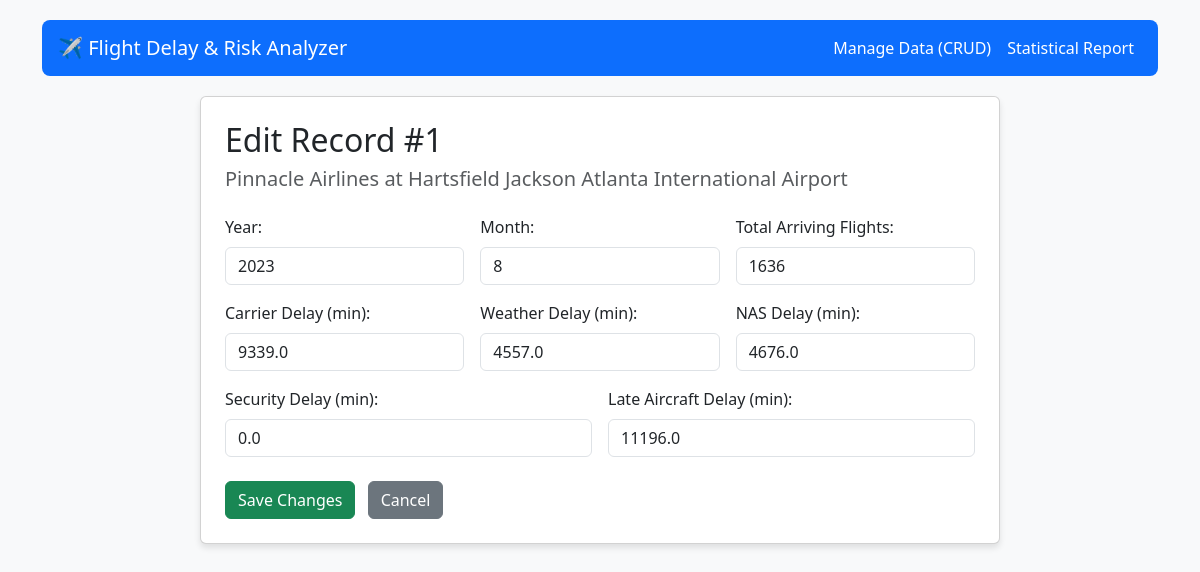
Screenshot of /edit/1 with the database file from the repository.
### app.py (models this page shows)
class DelayRecord(db.Model):
    id = db.Column(db.Integer, primary_key=True)
    airline_id = db.Column(db.Integer, db.ForeignKey('airline.id'), nullable=False, index=True)
    airport_id = db.Column(db.Integer, db.ForeignKey('airport.id'), nullable=False, index=True)
    year = db.Column(db.Integer, nullable=False, index=True)
    month = db.Column(db.Integer, nullable=False)
    arr_flights = db.Column(db.Integer, default=0)
    arr_del15 = db.Column(db.Integer, default=0)
    carrier_delay = db.Column(db.Float, default=0.0)
    weather_delay = db.Column(db.Float, default=0.0)
    nas_delay = db.Column(db.Float, default=0.0)
    security_delay = db.Column(db.Float, default=0.0)
    late_aircraft_delay = db.Column(db.Float, default=0.0)

class Airline(db.Model):
    id = db.Column(db.Integer, primary_key=True)
    iata_code = db.Column(db.String(3), unique=True, nullable=False)
    name = db.Column(db.String(100), nullable=False)
    delays = db.relationship('DelayRecord', backref='airline', lazy=True)

class Airport(db.Model):
    id = db.Column(db.Integer, primary_key=True)
    iata_code = db.Column(db.String(3), unique=True, nullable=False)
    name = db.Column(db.String(100), nullable=False)
    city = db.Column(db.String(100), nullable=True)
    delays = db.relationship('DelayRecord', backref='airport', lazy=True)

### app.py (the view, shortened to what this page needs)
@app.route('/edit/<int:id>', methods=['GET', 'POST'])
def edit_record(id):
    record = DelayRecord.query.get_or_404(id)
    return render_template('edit.html', record=record)

### templates/edit.html
{% extends 'base.html' %}
{% block content %}
<div class="card p-4 mx-auto" style="max-width: 800px;">
    <h2>Edit Record #{{ record.id }}</h2>
    <h5 class="text-muted mb-4">{{ record.airline.name }} at {{ record.airport.name }}</h5>
    <form method="POST" action="/edit/{{ record.id }}" class="row g-3">
        <div class="col-md-4"><label class="form-label">Year:</label><input type="number" class="form-control" name="year" value="{{ record.year }}" required></div>
        <div class="col-md-4"><label class="form-label">Month:</label><input type="number" class="form-control" name="month" value="{{ record.month }}" required></div>
        <div class="col-md-4"><label class="form-label">Total Arriving Flights:</label><input type="number" step="any" class="form-control" name="arr_flights" value="{{ record.arr_flights }}" required></div>
        <div class="col-md-4"><label class="form-label">Carrier Delay (min):</label><input type="number" step="any" class="form-control" name="carrier_delay" value="{{ record.carrier_delay }}" required></div>
        <div class="col-md-4"><label class="form-label">Weather Delay (min):</label><input type="number" step="any" class="form-control" name="weather_delay" value="{{ record.weather_delay }}" required></div>
        <div class="col-md-4"><label class="form-label">NAS Delay (min):</label><input type="number" step="any" class="form-control" name="nas_delay" value="{{ record.nas_delay }}" required></div>
        <div class="col-md-6"><label class="form-label">Security Delay (min):</label><input type="number" step="any" class="form-control" name="security_delay" value="{{ record.security_delay }}" required></div>
        <div class="col-md-6"><label class="form-label">Late Aircraft Delay (min):</label><input type="number" step="any" class="form-control" name="late_aircraft_delay" value="{{ record.late_aircraft_delay }}" required></div>
        <div class="col-12 mt-4">
            <button type="submit" class="btn btn-success">Save Changes</button>
            <a href="/manage" class="btn btn-secondary ms-2">Cancel</a>
        </div>
    </form>
</div>
{% endblock %}

### templates/base.html (shortened to what this page needs)
<!DOCTYPE html>
<html lang="en">
<head>
    <link href="https://cdn.jsdelivr.net/npm/bootstrap@5.3.0/dist/css/bootstrap.min.css" rel="stylesheet">
</head>
<body class="container">
    <nav class="navbar navbar-expand-lg navbar-dark bg-primary px-3">
        <a class="navbar-brand" href="/manage">✈️ Flight Delay & Risk Analyzer</a>
        <div class="collapse navbar-collapse" id="navbarNav">
            <ul class="navbar-nav ms-auto">
                <li class="nav-item"><a class="nav-link text-white" href="/manage">Manage Data (CRUD)</a></li>
                <li class="nav-item"><a class="nav-link text-white" href="/report">Statistical Report</a></li>
            </ul>
        </div>
    </nav>
    {% block content %}{% endblock %}
</body>
</html>

### templates/base.html (style rules this page uses)
body { background-color: #f8f9fa; padding-top: 20px; }
.navbar { margin-bottom: 20px; border-radius: 8px; }
.card { box-shadow: 0 4px 6px rgba(0,0,0,0.1); }

### rows the page displays
DelayRecord: id "1", year "2023", month "8", arr_flights "1636", carrier_delay "9339.0", weather_delay "4557.0", nas_delay "4676.0", security_delay "0.0", late_aircraft_delay "11196.0"
Airline: airline.name "Pinnacle Airlines"
Airport: airport.name "Hartsfield Jackson Atlanta International Airport"
